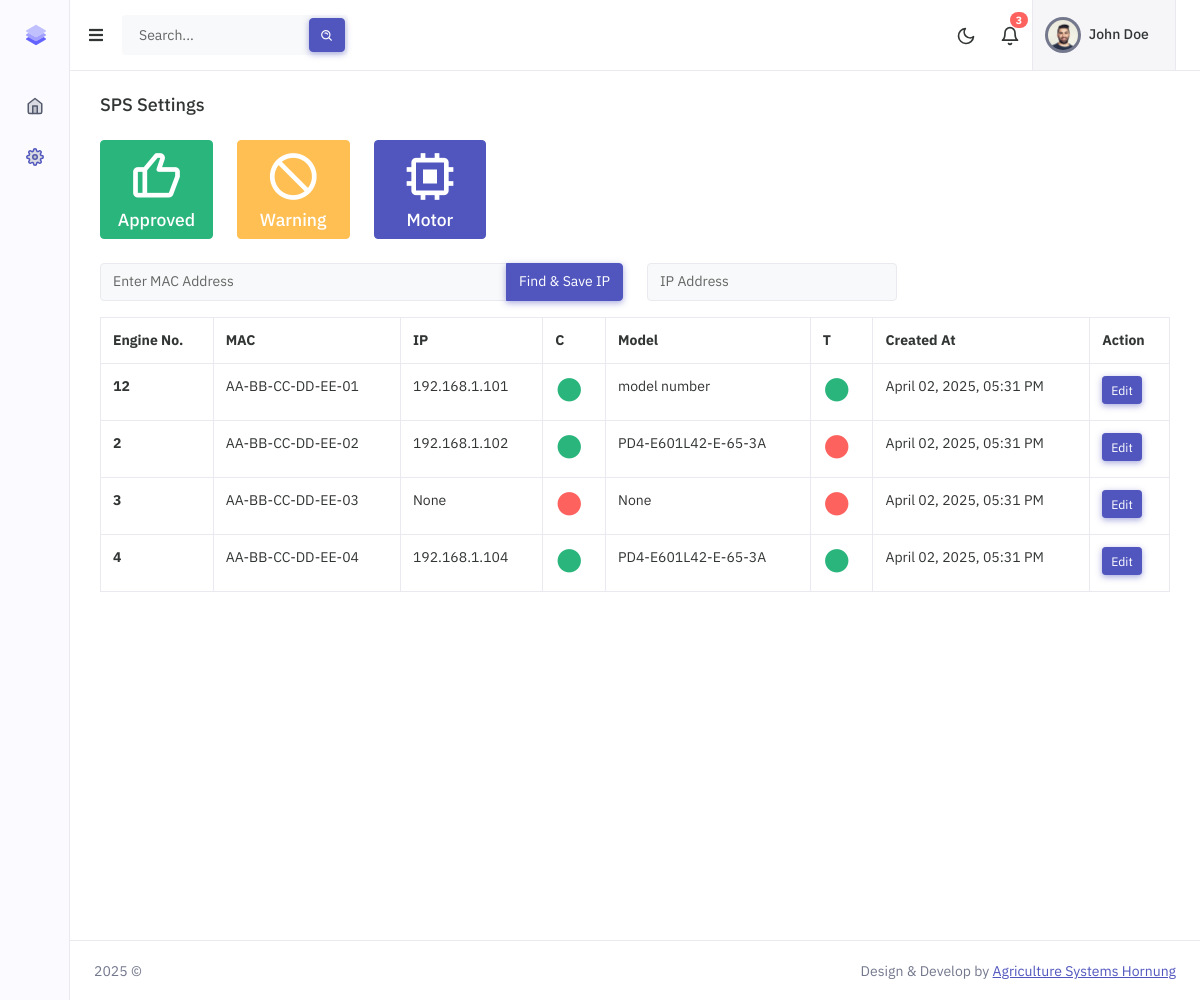
/system-settings (signed in), run on an earlier commit of the app's database.
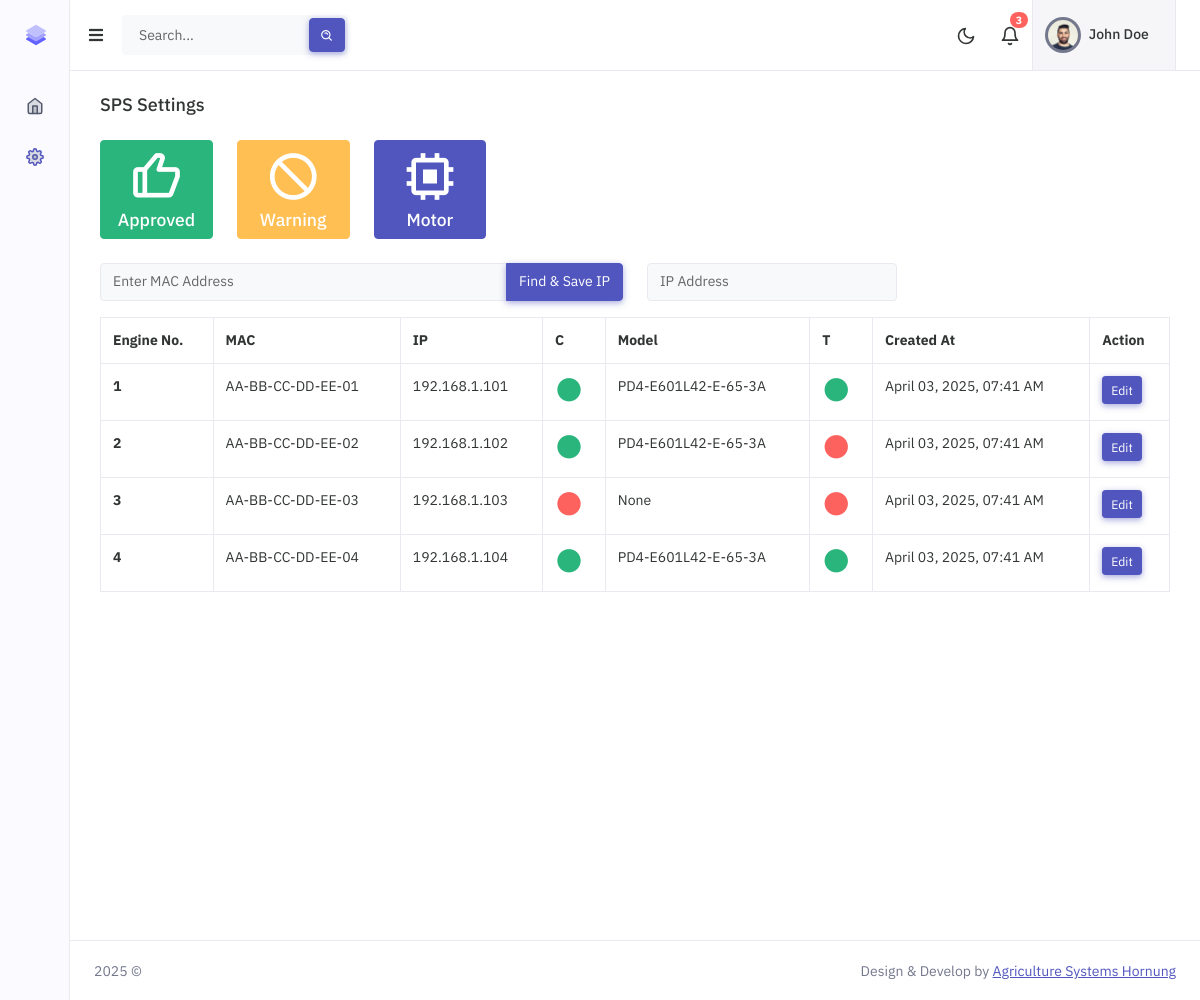
And on a later commit of the database.
### app/models/user.py (models this page shows)
class User(UserMixin, db.Model):
    id = db.Column(db.Integer, primary_key=True)
    name = db.Column(db.String(100), nullable=False)
    license_number = db.Column(db.String(64), nullable=False, unique=True, index=True)

### app/models/stepperMotor.py (models this page shows)
class StepperMotor(db.Model):
    id = db.Column(db.Integer, primary_key=True)
    engine_number = db.Column(db.String(120), nullable=True)
    mac_address = db.Column(db.String(20), nullable=False, unique=True, index=True)
    ip_address = db.Column(db.String(45), nullable=False)
    model_number = db.Column(db.String(120), nullable=True)
    connected = db.Column(db.Boolean, nullable=True, default=False)
    tested = db.Column(db.Boolean, nullable=True, default=False)
    created_at = db.Column(db.DateTime, default=datetime.utcnow)
    updated_at = db.Column(db.DateTime, default=datetime.utcnow, onupdate=datetime.utcnow)

### app/routes/dashboard.py (the view)
@bp.route('system-settings')
@login_required
def system_settings():
    motors = StepperMotor.query.all()
    motors_list = [
        {
            'id': motor.id,
            'engine_number': motor.engine_number,
            'mac_address': motor.mac_address,
            'ip_address': motor.ip_address,
            'model_number': motor.model_number,
            'connected': motor.connected,
            'tested': motor.tested,
            'created_at': motor.created_at
        } for motor in motors
    ]
    return render_template('views/dashboard/system_settings.html', motors=motors_list)

### app/__init__.py (called while the page is built)
@login_manager.user_loader
def load_user(user_id):
    from app.models.user import User
    return User.query.get(int(user_id))

### app/templates/views/dashboard/system_settings.html (shortened to what this page needs)
{% extends 'layouts/app.html' %}
{% block content %}
    <div class="row">
        <div class="col-12">
            <div class="page-title-box d-sm-flex align-items-center justify-content-between">
                <h4 class="mb-sm-0 font-size-18">SPS Settings</h4>
            </div>
        </div>
    </div>
    <div class="row">
        <div class="col-md-6">
            <div class="row">
                <div class="col-xl-3 col-lg-3 col-md-3 col-sm-6 col-6">
                    <a href="#" data-bs-toggle="tooltip" data-bs-placement="top" data-bs-original-title="Genehmigt">
                        <div class="card bg-success border-success">
                            <div class="pt-2 text-center">
                                <i class="display-4 bx bx-like mb-1 text-white"></i>
                                <h5 class="text-white">Approved</h5>
                            </div>
                        </div>
                    </a>
                </div>
                <div class="col-xl-3 col-lg-3 col-md-3 col-sm-6 col-6">
                    <a href="#" data-bs-toggle="tooltip" data-bs-placement="top" data-bs-original-title="Warnung">
                        <div class="card bg-warning border-warning">
                            <div class="pt-2 text-center">
                                <i class="display-4 bx bx-block mb-1 text-white"></i>
                                <h5 class="text-white">Warning</h5>
                            </div>
                        </div>
                    </a>
                </div>
                <div class="col-xl-3 col-lg-3 col-md-3 col-sm-6 col-6">
                    <a href="#" data-bs-toggle="tooltip" data-bs-placement="top" data-bs-original-title="Motor">
                        <div class="card bg-primary border-primary">
                            <div class="pt-2 text-center">
                                <i class="display-4 bx bx-chip mb-1 text-white"></i>
                                <h5 class="text-white">Motor</h5>
                            </div>
                        </div>
                    </a>
                </div>
            </div>
        </div>
    </div>
    <div class="row">
        <div class="col-md-6">
            <div class="input-group mb-3">
                <input type="text" class="form-control" id="mac" placeholder="Enter MAC Address" aria-label="Enter MAC Address" aria-describedby="button-addon2">
                <button class="btn btn-primary waves-effect waves-light" type="button" id="findIp" onclick="pingMAC()">Find & Save IP</button>
            </div>
        </div>
        <div class="col-md-3">
            <input type="text" class="form-control" aria-label="IP Address" id="ip" placeholder="IP Address" readonly>
        </div>
    </div>
    <div class="row">
        <div class="col-12">
            <div class="table-responsive">
                <table class="table table-bordered mb-4">
                    <thead>
                    <tr>
                        <th>Engine No.</th>
                        <th>MAC</th>
                        <th>IP</th>
                        <th>C</th>
                        <th>Model</th>
                        <th>T</th>
                        <th>Created At</th>
                        <th>Action</th>
                    </tr>
                    </thead>
                    <tbody>
                    {% for motor in motors %}
                        <tr>
                            <th scope="row">{{ motor.engine_number }}</th>
                            <td>{{ motor.mac_address }}</td>
                            <td>{{ motor.ip_address }}</td>
                            <td><i class="bx bxs-circle fs-2 {% if motor.connected %} text-success {% else %} text-danger {% endif %}"></i></td>
                            <td>{{ motor.model_number }}</td>
                            <td><i class="bx bxs-circle fs-2 {% if motor.tested %} text-success {% else %} text-danger {% endif %}"></i></td>
                            <td>{{ motor.created_at.strftime('%B %d, %Y, %I:%M %p') }}</td>
                            <td><a class="btn btn-primary btn-sm waves-effect waves-light" href="{{ url_for('dashboard.edit_motor', motor_id=motor.id) }}" role="button">Edit</a></td>
                        </tr>
                    {% endfor %}
                    </tbody>
                </table>
            </div>
        </div>
    </div>
{% endblock %}

### app/templates/layouts/app.html (shortened to what this page needs)
<!doctype html>
<html lang="en">
<head>
    <link rel="stylesheet" href="{{ url_for('static', filename='css/preloader.min.css') }}" type="text/css" />
    <link rel="stylesheet" href="{{ url_for('static', filename='css/bootstrap.min.css')}}" type="text/css" />
    <link rel="stylesheet" href="{{ url_for('static', filename='css/icons.min.css') }}" type="text/css" />
    <link rel="stylesheet" href="{{ url_for('static', filename='css/app.min.css') }}" type="text/css" />
</head>
<body>
<div id="layout-wrapper">
    {% include 'layouts/partials/header.html' %}
    {% include 'layouts/partials/sidebar.html' %}
    <div class="main-content">
        <div class="page-content">
            <div class="container-fluid">
                {% block content %}{% endblock %}
            </div>
        </div>
        {% include 'layouts/partials/footer.html' %}
    </div>
</div>
</body>
</html>

### app/templates/layouts/partials/header.html (shortened to what this page needs)
<header id="page-topbar">
    <div class="navbar-header">
        <div class="d-flex">
            <div class="navbar-brand-box">
                <a href="{{ url_for('dashboard.dashboard') }}" class="logo logo-dark">
                        <span class="logo-sm">
                            <img src="{{ url_for('static', filename='images/logo-sm.svg') }}" alt="Stepper Motor" height="24">
                        </span>
                </a>
            </div>
            <button type="button" class="btn btn-sm px-3 font-size-16 header-item" id="vertical-menu-btn">
                <i class="fa fa-fw fa-bars"></i>
            </button>
            <form class="app-search d-none d-lg-block">
                <div class="position-relative">
                    <input type="text" name="search" aria-label="search" class="form-control" placeholder="Search...">
                    <button class="btn btn-primary" type="button"><i class="bx bx-search-alt align-middle"></i></button>
                </div>
            </form>
        </div>
        <div class="d-flex">
            <div class="dropdown d-none d-sm-inline-block">
                <button type="button" class="btn header-item" id="mode-setting-btn">
                    <i data-feather="moon" class="icon-lg layout-mode-dark"></i>
                </button>
            </div>
            <div class="dropdown d-inline-block">
                <button type="button" class="btn header-item noti-icon position-relative" id="page-header-notifications-dropdown" data-bs-toggle="dropdown" aria-haspopup="true" aria-expanded="false">
                    <i data-feather="bell" class="icon-lg"></i>
                    <span class="badge bg-danger rounded-pill">3</span>
                </button>
            </div>
            <div class="dropdown d-inline-block">
                <button type="button" class="btn header-item bg-light-subtle border-start border-end" id="page-header-user-dropdown" data-bs-toggle="dropdown" aria-haspopup="true" aria-expanded="false">
                    <img class="rounded-circle header-profile-user" src="{{ url_for('static', filename='images/avatar_1.jpg') }}" alt="">
                    <span class="d-none d-xl-inline-block ms-1 fw-medium">
                        {% if current_user.is_authenticated %}
                            {{ current_user.name }}
                        {% else %}
                            Mr. Jhon Doe
                        {% endif %}
                    </span>
                    <i class="mdi mdi-chevron-down d-none d-xl-inline-block"></i>
                </button>
            </div>
        </div>
    </div>
</header>

### app/templates/layouts/partials/sidebar.html (shortened to what this page needs)
<div class="vertical-menu">
    <div data-simplebar class="h-100">
        <div id="sidebar-menu">
            <ul class="metismenu list-unstyled" id="side-menu">
                <li class="{% if request.endpoint == 'dashboard.dashboard' %}mm-active{% endif %}">
                    <a class="{% if request.endpoint == 'dashboard.dashboard' %}active{% endif %}" href="{{ url_for('dashboard.dashboard') }}">
                        <i data-feather="home"></i>
                    </a>
                </li>
                <li class="{% if request.endpoint == 'dashboard.system_settings' %}mm-active{% endif %}">
                    <a class="{% if request.endpoint == 'dashboard.system_settings' %}active{% endif %}" href="{{ url_for('dashboard.system_settings') }}">
                        <i data-feather="settings"></i>
                    </a>
                </li>
            </ul>
        </div>
    </div>
</div>

### app/templates/layouts/partials/footer.html
<footer class="footer">
    <div class="container-fluid">
        <div class="row">
            <div class="col-sm-6">
                <script>document.write(new Date().getFullYear())</script> ©
            </div>
            <div class="col-sm-6">
                <div class="text-sm-end d-none d-sm-block">
                    Design & Develop by <a href="#" class="text-decoration-underline">Agriculture Systems Hornung</a>
                </div>
            </div>
        </div>
    </div>
</footer>

What changed in the data, as far as the page shows it:
removed StepperMotor: engine_number "12", mac_address "AA-BB-CC-DD-EE-01", ip_address "192.168.1.101", model_number "model number", created_at "April 02, 2025, 05:31 PM"
added StepperMotor: engine_number "1", mac_address "AA-BB-CC-DD-EE-01", ip_address "192.168.1.101", model_number "PD4-E601L42-E-65-3A", created_at "April 03, 2025, 07:41 AM"
changed StepperMotor "AA-BB-CC-DD-EE-02": created_at "April 02, 2025, 05:31 PM" → "April 03, 2025, 07:41 AM"
changed StepperMotor "AA-BB-CC-DD-EE-03": ip_address "None" → "192.168.1.103"; created_at "April 02, 2025, 05:31 PM" → "April 03, 2025, 07:41 AM"
changed StepperMotor "AA-BB-CC-DD-EE-04": created_at "April 02, 2025, 05:31 PM" → "April 03, 2025, 07:41 AM"
